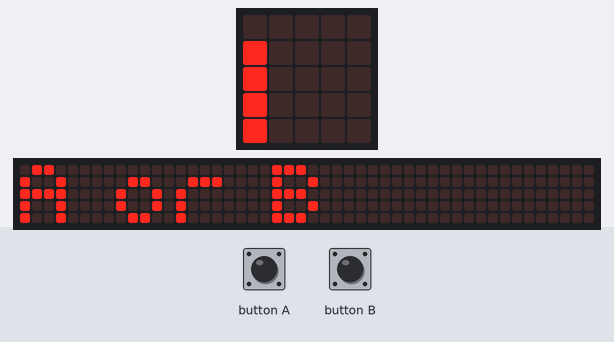
Bench run of a program on a simulated BBC micro:bit running MicroPython. Parts: the board's 5×5 LED display, a strip that is not on the board, showing the scrolling text unrolled. Inputs (shaded band) come from the test bench. The 48×5 strip is a reading aid, not a part: it shows the text the display is scrolling, unrolled, one strip-width of it at a time.

Above: at 1.2 s.
1.3 s: button A pressed for 0.15 s
At 4.67 s:
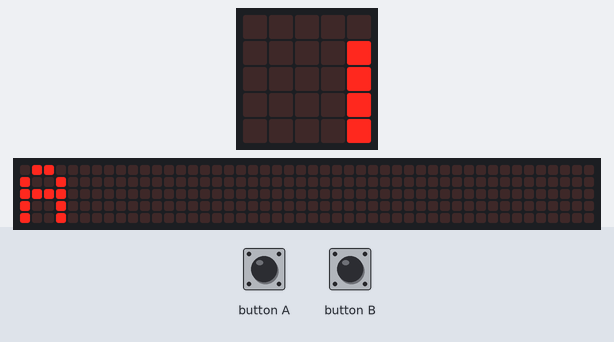
5.0 s: button A pressed for 1 s
At 7.6 s:
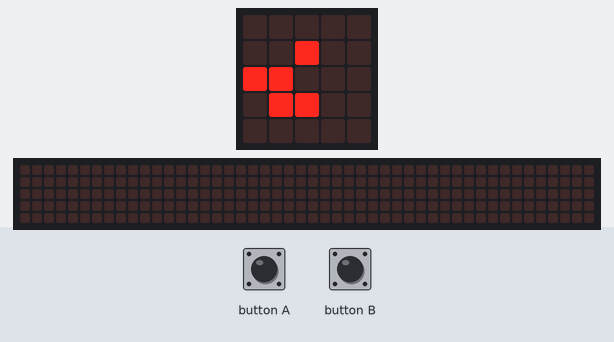
8.5 s: button B pressed for 0.15 s
At 8.91 s:
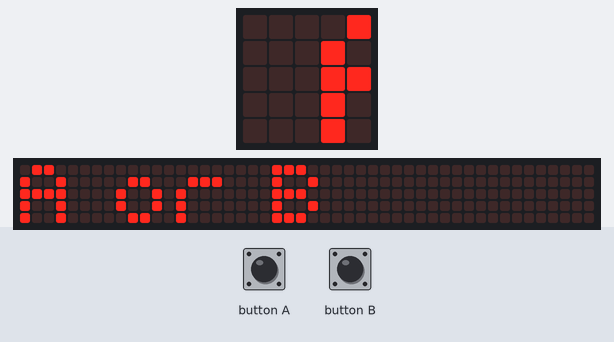
9.2 s: button B pressed for 1 s
At 13.41 s:
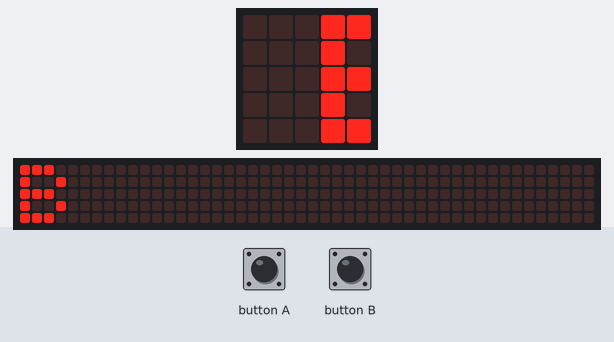
13.8 s: button A pressed for 0.15 s
At 15.2 s:
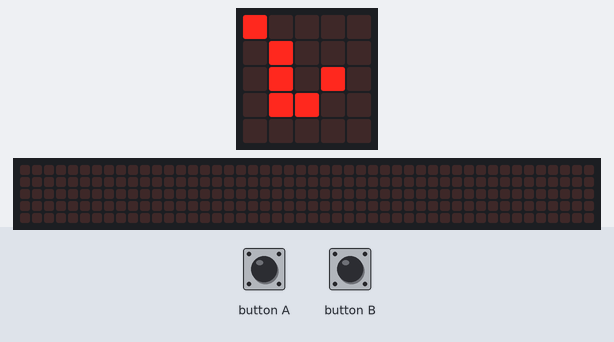
16.1 s: button A pressed for 3.2 s
At 16.5 s:
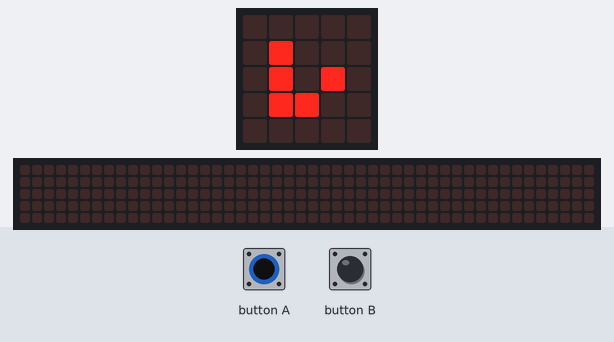

The program:

gol_periodic.py
```python
'''
Conway's Game Of Life for the micro:bit

Press button A or tap the micro:bit to generate a fresh layout.
'''

import microbit

arena1 = [[0, 0, 0, 0, 0],
          [0, 1, 1, 1, 0],
          [0, 0, 0, 1, 0],
          [0, 0, 1, 0, 0],
          [0, 0, 0, 0, 0]]

arena2 = [[0, 0, 0, 0, 0],
          [0, 0, 0, 0, 0],
          [0, 0, 0, 0, 0],
          [0, 0, 0, 0, 0],
          [0, 0, 0, 0, 0]]


def show():
    img = microbit.Image(5, 5)
    for x in range(5):
        for y in range(5):
            img.set_pixel(x, y, arena1[x][y]*9)
    microbit.display.show(img)

def pb(coord): # periodic boundary along one axis
    if coord > 4:
        return 0;
    if coord < 0:
        return 4;
    else:
        return coord;

# do 1 iteration of Conway's Game of Life
def conway_step():
    global arena1, arena2
    cell_state = 0;
    for x in range(5):
        for y in range(5):
            # count number of neighbours
            num_neighbours = (arena1[pb(x - 1)][pb(y - 1)] + # pixel above
                    arena1[pb(x - 1)][y]  +
                    arena1[pb(x - 1)][pb(y + 1)]  +
                    arena1[x][pb(y - 1)]  +
                    arena1[x][pb(y + 1)]  +
                    arena1[pb(x + 1)][pb(y - 1)]  +
                    arena1[pb(x + 1)][y]  +
                    arena1[pb(x + 1)][pb(y + 1)]
                   )
            # check if the centre cell is alive or not
            cell_state = arena1[x][y]
            # apply the rules of life
            if cell_state and not (2 <= num_neighbours <= 3):
                arena2[x][y] = 0  # not enough, or too many neighbours: cell dies
            elif not cell_state and num_neighbours == 3:
                arena2[x][y] = 1  # exactly 3 neighbours around empty cell: cell born
            else:
                arena2[x][y] = cell_state  # stay as-is
    # swap the buffers (arena1 is now the new one to display)
    for x in range(5):
        for y in range(5):
        # count number of neighbours
            arena1[x][y] = arena2[x][y]


def program_init_state():
    j = 0
    x = 0
    y = 0
    microbit.sleep(100)
    while j < 25:
        if microbit.button_a.was_pressed():
            arena1[x][y] = not arena1[x][y]
            show()
            microbit.sleep(1)
        if microbit.button_b.was_pressed():
            x = x + 1
            if x == 5:
                x = 0
                y = y  + 1
            j = j + 1
        else:
            microbit.sleep(100)


def reset_arena1():
    global arena1
    arena1 = [[0, 0, 0, 0, 0],
          [0, 1, 1, 1, 0],
          [0, 0, 0, 1, 0],
          [0, 0, 1, 0, 0],
          [0, 0, 0, 0, 0]]


def init_choice():
    microbit.button_b.was_pressed()
    microbit.sleep(100)
    microbit.display.scroll("A or B")
    while True:
        if microbit.button_a.was_pressed():
            choice = "A"
            break
        if microbit.button_b.was_pressed():
            choice = "B"
            break
    microbit.display.scroll(choice)
    if choice == "A":
        show()
        microbit.sleep(100)
        return
    if choice == "B":
        program_init_state()
        return


while True:
    # show basic glider as default
    reset_arena1()
    init_choice()
    # after all pixels are set: cycle through game of life with a button
    # reset with b
    microbit.sleep(1000)
    while not microbit.button_b.is_pressed():
        if microbit.button_a.was_pressed():
            conway_step()
            show()
        else:
            microbit.sleep(100)
```

Measured:
- after the input at 1.3 s, the display: first differs from a run without the input after 3.3 s (image 1)
- after the input at 5.0 s, the display: first differs from a run without the input after 2.1 s (image 2)
- after the input at 8.5 s, the display: first changes after 0.17 s (image 3 shows a later state)
- after the input at 9.2 s, the display: first differs from a run without the input after 4.0 s (image 4 shows a later state)
- after the input at 13.8 s, the display: first differs from a run without the input after 0.82 s (image 5)
- after the input at 16.1 s, the display: changes at once (image 6)
